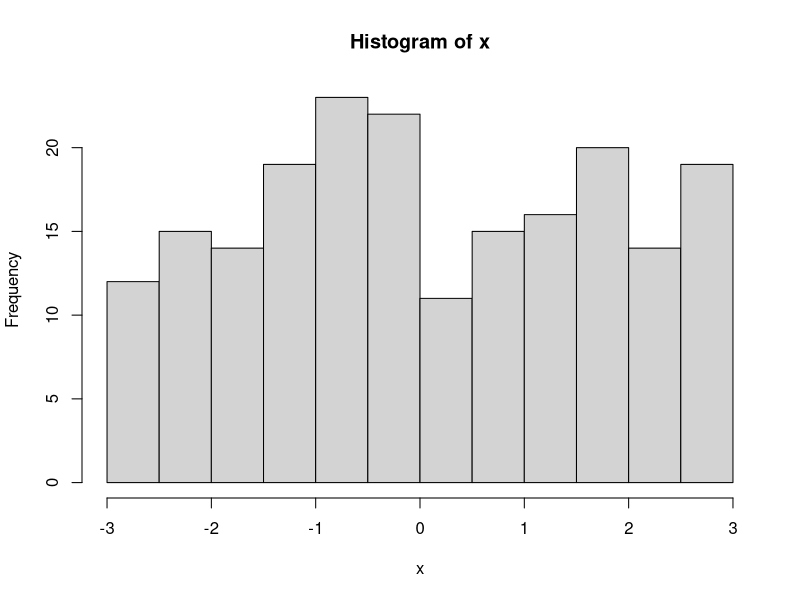
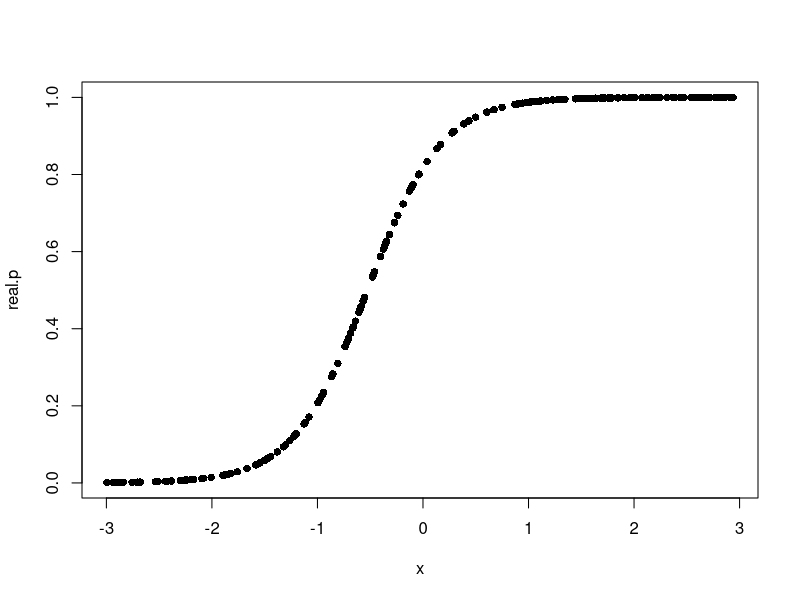
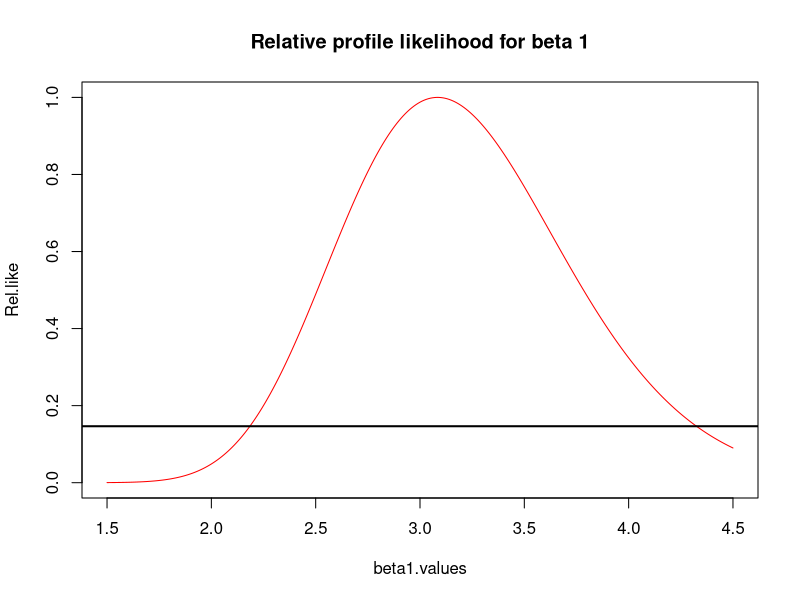

These figures' R source, in order:
# Negative log-likelihood:
negll.logist<- function(guess, obs.vec, xvals){
	
	beta0 <- guess[1];
	beta1 <- guess[2];
	p.x   <- 1/(1+ exp(-(beta0+beta1*xvals)))
	
	llike <- dbinom(x=obs.vec, size=1, prob=p.x, log=TRUE)
	negll <- -sum(llike)
	return(negll)
} 

prof.negll.logist<- function(guess, obs.vec, xvals,beta1){
	
	beta0 <- guess[1];
	p.x   <- 1/(1+ exp(-(beta0+beta1*xvals)))
	
	llike <- dbinom(x=obs.vec, size=1, prob=p.x, log=TRUE)
	negll <- -sum(llike)
	return(negll)
} 


# Function to simulate data 
logistic.regsim <- function(betas,xs, ntrials=1){
	
	x <- xs; # line not needed, just renaming
	
	beta0 <- betas[1]
	beta1 <- betas[2]
	
	n <- length(xs)
	real.p <- 1/(1+exp(-(beta0+beta1*x))); 
	data.sim <- rbinom(n=nreps, size=ntrials, prob=real.p);
	return(my.data = cbind(x,data.sim))
	
}

# Function to estimate parameters from simulated data
my.logistic.mles <- function(datamat,orig.mles){
	
	my.guess <- orig.mles
	my.data <- datamat
	ml.estim <- optim(par=my.guess, fn=negll.logist, method="Nelder-Mead", obs.vec=my.data[,2], xvals=my.data[,1])
	mles <- ml.estim$par
	return(c(beta0=mles[1], beta1=mles[2]))	

}


###################  Procedural section ############################

#  Simulating data 'on the go', without a function and Wald's CI:

ntrials <- 1; # Binomial with number of trials = 1 is a Bernoulli!!
nreps <- 200;
x <- runif(n=200,min=-3, max=3); # Values of the covariate chosen at random
hist(x);
#Setting P(success) as a function of a covariate
beta0 <- 1.5;
beta1 <- 2.85; # Try lower values and higher values
real.p <- 1/(1+exp(-(beta0+beta1*x)));
plot(x,real.p, pch=16)   # Checking out that simulations make sense
# Simulating data
data.sim <- rbinom(n=nreps, size=ntrials, prob=real.p)
       
# "raw data"
my.data <- cbind(x,data.sim)
colnames(my.data) <- c("covariate", "Successes")

# Computing the neg loglike for ANY two values of beta0 and beta1:
# This is just to see if the negloglike function is working properly
my.guess <- c(0.44,0.6);
# First do this to be able to go inside the llike function and see how it works
guess <- my.guess
obs.vec <- my.data[,2] 
xvals  <- my.data[,1]

# Then test the negative log likelihood function
negll.logist(guess=my.guess, obs.vec=my.data[,2], xvals = my.data[,1])

# Now the optimization itself
# Work with the neg-loglikelihood and then don't need to multiply by -1 the hessian 
ml.estim <- optim(par=my.guess, fn=negll.logist, method="Nelder-Mead", obs.vec=my.data[,2], xvals=my.data[,1], hessian=TRUE)

# Or Work with the log-likelihood and then multiply by -1 the hessian
#ml.estim <- optim(par=my.guess, fn=negll.logist, method="Nelder-Mead",control=list("fnscale"=-1), obs.vec=my.data[,2], xvals=my.data[,1], hessian=TRUE)
mles <- ml.estim$par

#library("numDeriv")
#my.hess <- hessian(func=negll.logist, x=mles, method="Richardson", obs.vec=my.data[,2], xvals=my.data[,1])


############ Wald confidence intervals
library("MASS") # for 'ginv'
my.hess<- ml.estim$hessian 
Fish.Inv <- ginv(my.hess)#solve(my.hess) ### Normally need to multiply by -1 but because we are optimizing the NEGATIVE log like we're ok.
zalphahalf <- qnorm(p=0.975, mean=0, sd=1)
st.errs <-zalphahalf*sqrt(diag(Fish.Inv))
low.cis <- mles - st.errs
hi.cis <- mles + st.errs

CIs.mat <- cbind(low.cis, mles, hi.cis)
colnames(CIs.mat) <- c("2.5%", "MLE", "97.5%")
row.names(CIs.mat) <- c("Beta0", "Beta1")
print(CIs.mat)


# Parametric Bootstrap CI:
# Use the same data as above: data.sim 

beta0.mle <- mles[1]
beta1.mle <- mles[2]
betas.mles <- mles

########## Parametric Bootstrap Confidence Intervals:  
########## Objective is to approximate the samping distribution of the MLES via simulation.

# for a large number of iterations
# (say 2000) do the following
B <- 2000 # number of bootstrap replicates
mlesmat <- matrix(0,nrow=B,ncol=length(betas.mles))


for(i in 1:B){
	# Step 1: Simulate a data set of the same size as the original data
	#         using the original MLEs and the SAME x's
	data.star <- logistic.regsim(betas=betas.mles,xs=x, ntrials=1)

	# Step 2: Estimate parameters for each simulated data set just as you did above 
	#         Give the original mles as your starting point for the search
	mles.star <- my.logistic.mles(datamat=data.star,orig.mles=betas.mles)
	
	# Step 3: Save the mles by storing them in a matrix of dimension 2000 rows x 2 columns
	#         Those mles are a sample of size 2000 of the approximate (simulated) sampling 
	#         distribution of the MLEs.  If you do a histogram of these and the original
	#         sample size is large enough, these will look normally distributed
	mlesmat[i,] <- mles.star
}

# Step 4: Compute the 2.5 and the 97.5 percentiles of the simulated sampling distribution of each parameter

Boot.cis <- apply(mlesmat,2,FUN=function(x){quantile(x,probs=c(0.025,0.975))})
Boot.cis <- t(Boot.cis) # To put in the same format that Wald CI's matrix above
Boot.cismat <- cbind(Boot.cis[,1],betas.mles,Boot.cis[,2])
colnames(Boot.cismat) <- c("2.5%", "MLE", "97.5%")
row.names(Boot.cismat) <- c("Beta0", "Beta1")
print(Boot.cismat)



########### Profile likelihood confidence interval for beta1 (the slope)

########### Work with the original data

######  Step 1:  select a range of the values of beta1 bracketing the mle for beta1
beta1.values <- seq(from=1.5, to=4.5,by=0.01)
nvals <- length(beta1.values)
llikes.vec <- rep(0,nvals) # empty vector where we will store the value of the likelihood
						  # score maximized with respect to the beta0's (NOT beta1)
						  # over the selected range of beta1's

# For every value of beta1 in the range 'beta1.values' (these are the values of 'c' 
# from the class notes general CI/LRT lecture) :

for(i in 1:nvals){

	# Fix the value of beta1 to the ith element of the vector beta1.values 
	beta1.c.value <- beta1.values[i]
	
	# Maximize the likelihood ONLY with respect to beta0 (the other parameter)
	# leaving beta1 fixed to te value beta1.c.value.  To do that you must have
	# another likelihood function where the 'guess' consists of only one value,
	# not two.
	guess <- beta0.mle
	prof.min <- optim(par=guess, fn=prof.negll.logist, method="BFGS", obs.vec=data.sim, xvals=x,beta1=beta1.c.value)
	max.lnL <- -prof.min$value	
	llikes.vec[i] <- max.lnL
}

likes.vec <- exp(llikes.vec)
Rel.like <- likes.vec/max(likes.vec)
plot(beta1.values,Rel.like, type="l", col="red", main="Relative profile likelihood for beta 1")
cuttoff <- exp(-qchisq(p=0.95, df=1)/2)
abline(h=cuttoff, col="black", lwd=2)